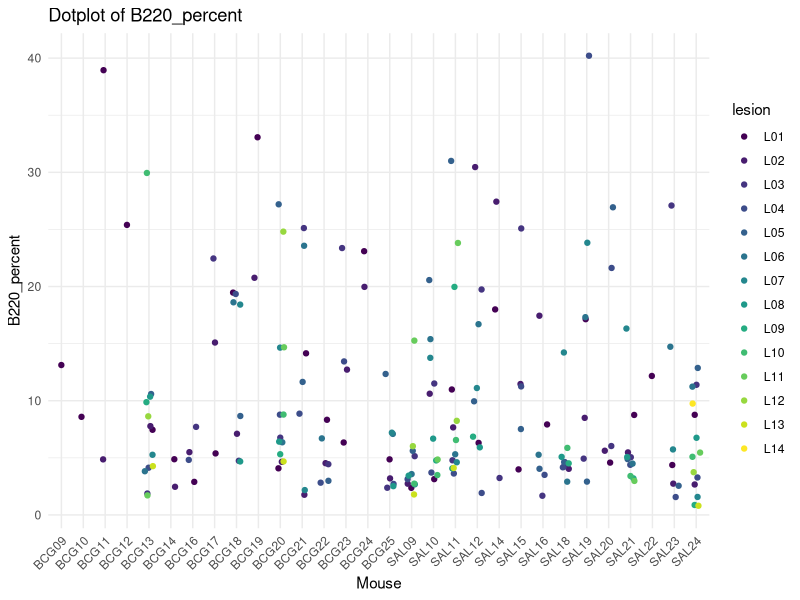
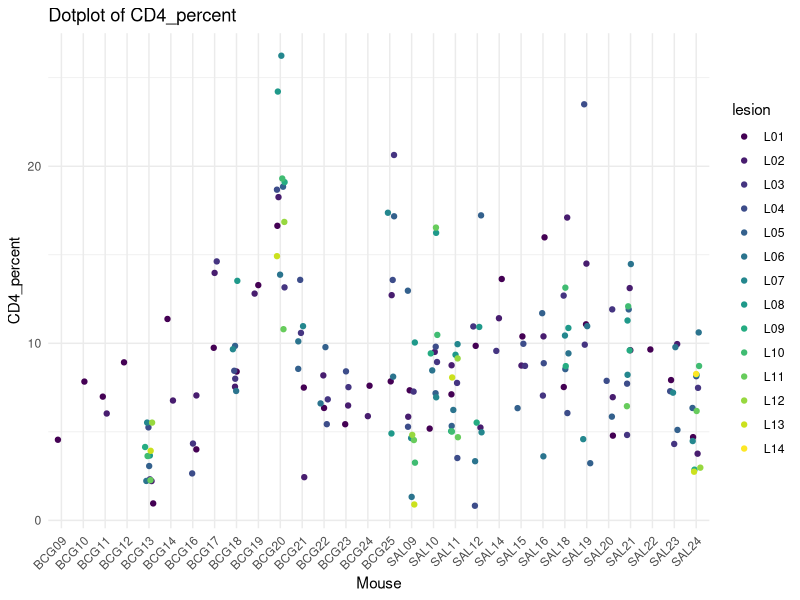
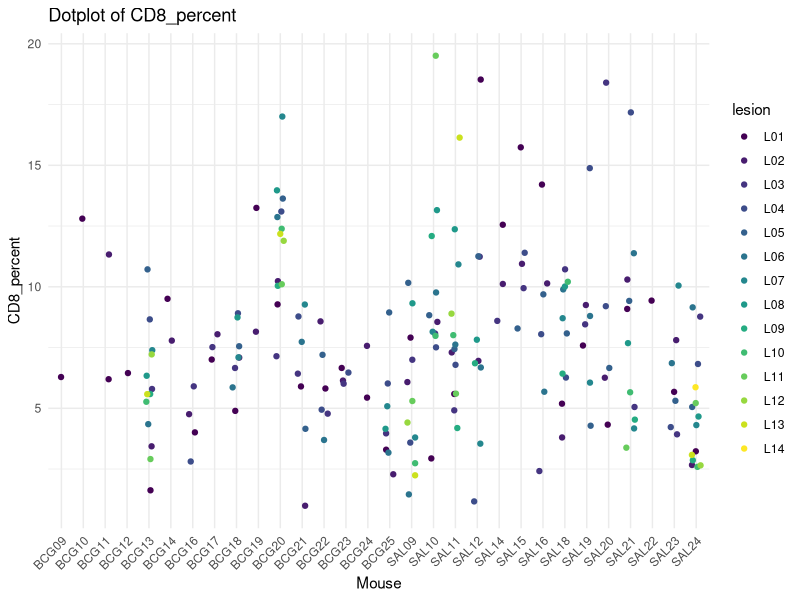
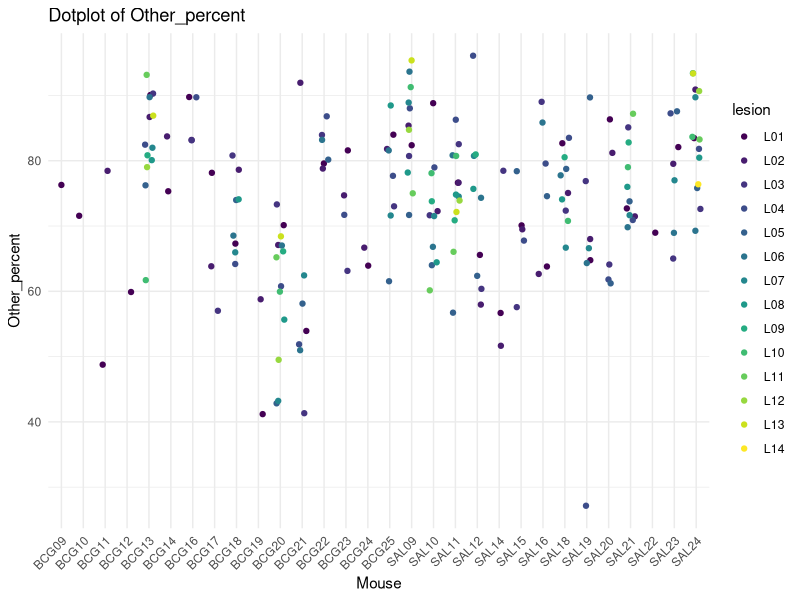
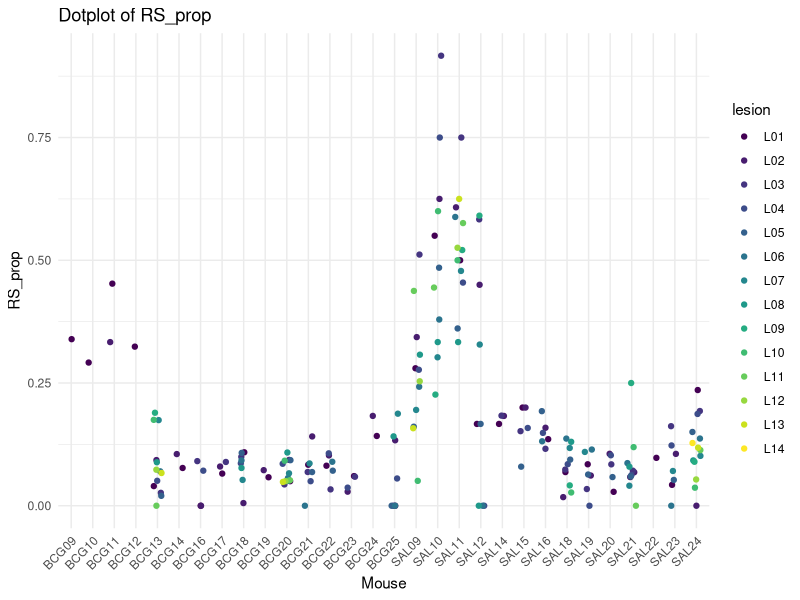
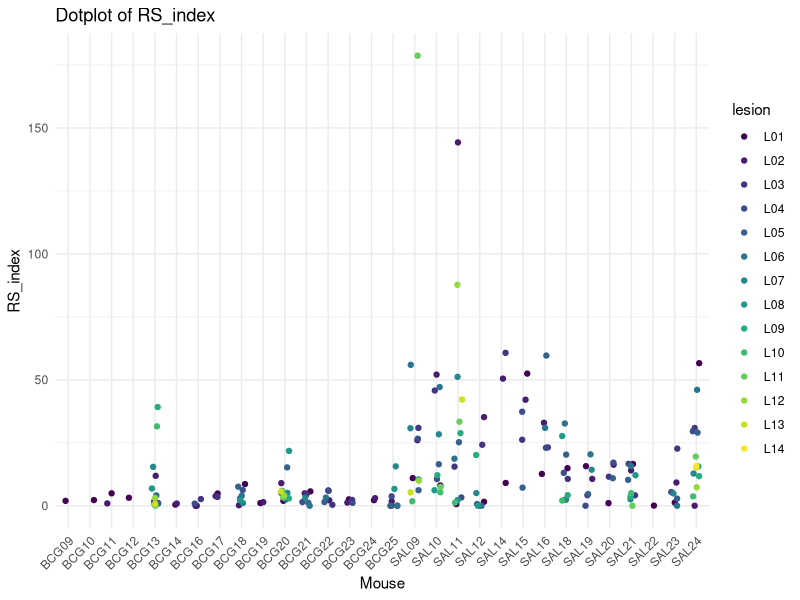
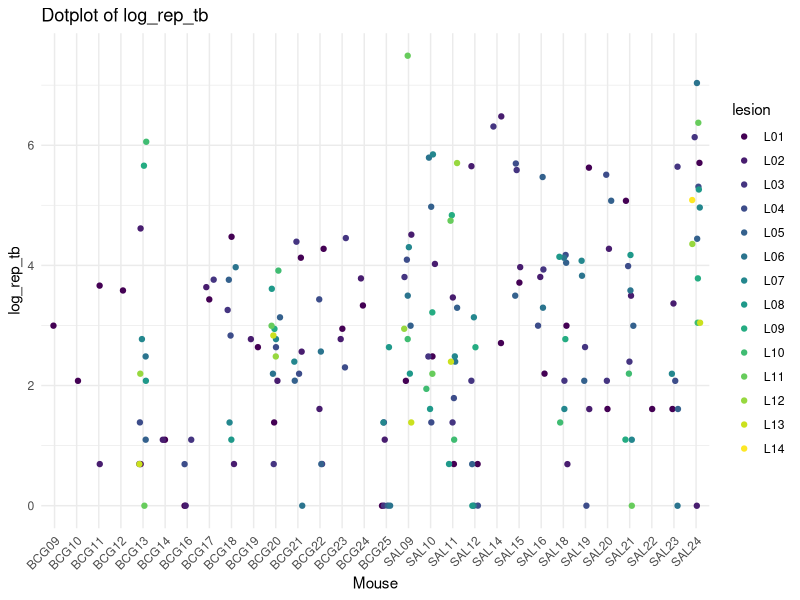
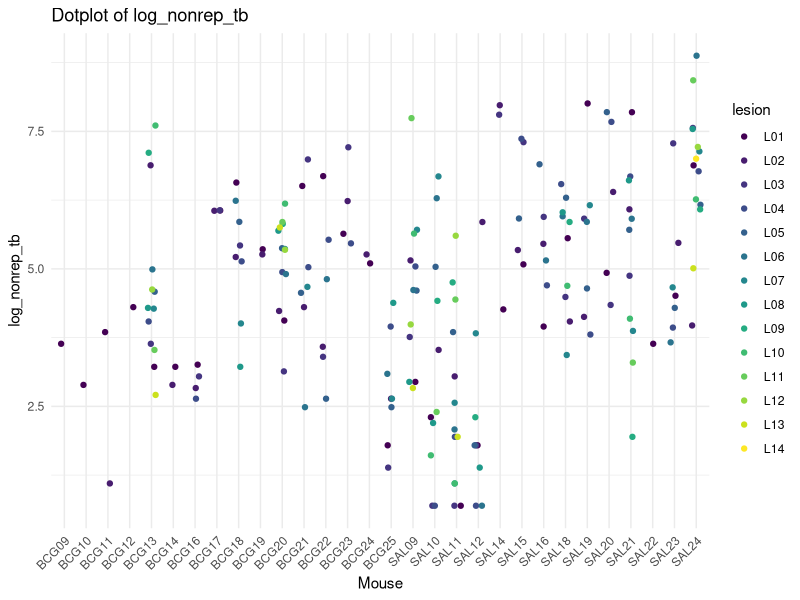

The R script that drew these images, in order:
## ---- chunk 1
knitr::opts_chunk$set(echo = TRUE)
## ---- chunk 2
library(MASS)
library(gridExtra)  
library(mnormt) 
library(lme4) 
library(knitr) 
library(kableExtra)
library(tidyverse)
library(ggplot2)
library(viridis)
## ---- chunk 3
granuloma_data <- read.csv("IHC_ISH_clean_data_WIP 1.csv")
## ---- chunk 4
# Fit Poisson GLMs with offset
glm_granuloma <- glm(rep_tb ~ CD4_count_500 + CD8_count_500 + B220_count_500 + Vaccination + Timepoint + offset(log(total_tb)), data = granuloma_data, family = quasipoisson())


summary(glm_granuloma)

# Coefficients from the model
coefficients <- c(Intercept = -2.70185,
                  CD4_count_500 = -0.19521,
                  CD8_count_500 = 0.22937,
                  B220_count_500 = 0.01623,
                  VaccinationSAL = 0.43675,
                  TimepointD56 = 0.79078)

# Function to calculate percentage change
percent_change <- function(coef) {
  (exp(coef) - 1) * 100
}

# Apply the function to all coefficients (excluding the intercept)
percent_changes <- sapply(coefficients[-1], percent_change)

# Output the percent changes
percent_changes
## ---- chunk 5
colnames(granuloma_data)

# Correlation matrix
cor(granuloma_data[, c("RS_prop", "CD4_count_500")])


cor(granuloma_data[, c("RS_prop", "CD8_count_500")])


cor(granuloma_data[, c("RS_prop", "B220_count_500")])
## ---- chunk 6
# Plot for B220_percent
ggplot(granuloma_data, aes(x = mouse, y = B220_percent, color = lesion)) +
  geom_jitter(width = 0.2) +
  ggtitle("Dotplot of B220_percent") +
  xlab("Mouse") +
  ylab("B220_percent") +
  scale_color_viridis_d() +
  theme_minimal() +
  theme(axis.text.x = element_text(angle = 45, hjust = 1))

# Plot for CD4_percent
ggplot(granuloma_data, aes(x = mouse, y = CD4_percent, color = lesion)) +
  geom_jitter(width = 0.2) +
  ggtitle("Dotplot of CD4_percent") +
  xlab("Mouse") +
  ylab("CD4_percent") +
  scale_color_viridis_d() +  
  theme_minimal() +
  theme(axis.text.x = element_text(angle = 45, hjust = 1))

# Plot for CD8_percent
ggplot(granuloma_data, aes(x = mouse, y = CD8_percent, color = lesion)) +
  geom_jitter(width = 0.2) +
  ggtitle("Dotplot of CD8_percent") +
  xlab("Mouse") +
  ylab("CD8_percent") +
  scale_color_viridis_d() +  
  theme_minimal() +
  theme(axis.text.x = element_text(angle = 45, hjust = 1))

# Plot for Other_percent
ggplot(granuloma_data, aes(x = mouse, y = Other_percent, color = lesion)) +
  geom_jitter(width = 0.2) +
  ggtitle("Dotplot of Other_percent") +
  xlab("Mouse") +
  ylab("Other_percent") +
  scale_color_viridis_d() + 
  theme_minimal() +
  theme(axis.text.x = element_text(angle = 45, hjust = 1))

# Plot for RS_prop
ggplot(granuloma_data, aes(x = mouse, y = RS_prop, color = lesion)) +
  geom_jitter(width = 0.2) +
  ggtitle("Dotplot of RS_prop") +
  xlab("Mouse") +
  ylab("RS_prop") +
  scale_color_viridis_d() +  
  theme_minimal() +
  theme(axis.text.x = element_text(angle = 45, hjust = 1))

# Plot for RS_index
ggplot(granuloma_data, aes(x = mouse, y = RS_index, color = lesion)) +
  geom_jitter(width = 0.2) +
  ggtitle("Dotplot of RS_index") +
  xlab("Mouse") +
  ylab("RS_index") +
  scale_color_viridis_d() + 
  theme_minimal() +
  theme(axis.text.x = element_text(angle = 45, hjust = 1))

# Plot for log_rep_tb
ggplot(granuloma_data, aes(x = mouse, y = log_rep_tb, color = lesion)) +
  geom_jitter(width = 0.2) +
  ggtitle("Dotplot of log_rep_tb") +
  xlab("Mouse") +
  ylab("log_rep_tb") +
  scale_color_viridis_d() + 
  theme_minimal() +
  theme(axis.text.x = element_text(angle = 45, hjust = 1))

# Plot for log_nonrep_tb
ggplot(granuloma_data, aes(x = mouse, y = log_nonrep_tb, color = lesion)) +
  geom_jitter(width = 0.2) +
  ggtitle("Dotplot of log_nonrep_tb") +
  xlab("Mouse") +
  ylab("log_nonrep_tb") +
  scale_color_viridis_d() + 
  theme_minimal() +
  theme(axis.text.x = element_text(angle = 45, hjust = 1))

# Plot for log_total_tb
ggplot(granuloma_data, aes(x = mouse, y = log_total_tb, color = lesion)) +
  geom_jitter(width = 0.2) +
  ggtitle("Dotplot of log_total_tb") +
  xlab("Mouse") +
  ylab("log_total_tb") +
  scale_color_viridis_d() + 
  theme_minimal() +
  theme(axis.text.x = element_text(angle = 45, hjust = 1))

# Plot for log_RS_index
ggplot(granuloma_data, aes(x = mouse, y = log_RS_index, color = lesion)) +
  geom_jitter(width = 0.2) +
  ggtitle("Dotplot of log_RS_index") +
  xlab("Mouse") +
  ylab("log_RS_index") +
  scale_color_viridis_d() +  
  theme_minimal() +
  theme(axis.text.x = element_text(angle = 45, hjust = 1))

# Plot for log_RS_prop
ggplot(granuloma_data, aes(x = mouse, y = log_RS_prop, color = lesion)) +
  geom_jitter(width = 0.2) +
  ggtitle("Dotplot of log_RS_prop") +
  xlab("Mouse") +
  ylab("log_RS_prop") +
  scale_color_viridis_d() +  
  theme_minimal() +
  theme(axis.text.x = element_text(angle = 45, hjust = 1))

ggplot(granuloma_data, aes(x = mouse, y = (rep_tb/total_tb), color = lesion)) +
  geom_jitter(width = 0.2) +
  ggtitle("Dotplot of Prop of Replicating Mtb") +
  xlab("Mouse") +
  ylab("Prop of Replicating Mtb") +
  scale_color_viridis_d() +  
  theme_minimal() +
  theme(axis.text.x = element_text(angle = 45, hjust = 1))

## ---- chunk 7
#GOOD
ggplot(granuloma_data, aes(x = Other_percent, y = (rep_tb/total_tb), color = lesion)) +
  geom_point() +
  facet_wrap(~ mouse) +
  ggtitle("Other_percent vs Prop of Replicating Mtb") +
  xlab("Other_percent") +
  ylab("Prop of Replicating TB") +
  scale_color_viridis_d() + 
  theme_minimal() +
  theme(axis.text.x = element_text(angle = 45, hjust = 1))


ggplot(granuloma_data, aes(x = B220_percent, y = (rep_tb/total_tb), color = lesion)) +
  geom_point() +
  facet_wrap(~ mouse) +
  ggtitle("B220_percent vs Prop of Replicating Mtb") +
  xlab("B220_percent") +
  ylab("Prop of Replicating TB") +
  scale_color_viridis_d() + 
  theme_minimal() +
  theme(axis.text.x = element_text(angle = 45, hjust = 1))

ggplot(granuloma_data, aes(x = CD8_percent, y = (rep_tb/total_tb), color = lesion)) +
  geom_point() +
  facet_wrap(~ mouse) +
  ggtitle("CD8_percent vs Prop of Replicating Mtb") +
  xlab("CD8_percent") +
  ylab("Prop of Replicating TB") +
  scale_color_viridis_d() + 
  theme_minimal() +
  theme(axis.text.x = element_text(angle = 45, hjust = 1))

ggplot(granuloma_data, aes(x = CD4_percent, y = (rep_tb/total_tb), color = lesion)) +
  geom_point() +
  facet_wrap(~ mouse) +
  ggtitle("CD4_percent vs Prop of Replicating Mtb") +
  xlab("CD4_percent") +
  ylab("Prop of Replicating TB") +
  scale_color_viridis_d() + 
  theme_minimal() +
  theme(axis.text.x = element_text(angle = 45, hjust = 1))
## ---- chunk 8
ggplot(granuloma_data, aes(x = CD8_percent, y = (rep_tb/total_tb), color = Vaccination)) +
  geom_point() +
  facet_wrap(~ Timepoint) +
  ggtitle("CD8_percent vs Prop of Replicating Mtb") +
  xlab("CD8_percent") +
  ylab("Prop of Replicating TB") +
  scale_color_viridis_d() + 
  theme_minimal() +
  theme(axis.text.x = element_text(angle = 45, hjust = 1))

ggplot(granuloma_data, aes(x = B220_percent, y = (rep_tb/total_tb), color = Vaccination)) +
  geom_point() +
  facet_wrap(~ Timepoint) +
  ggtitle("B220_percent vs Prop of Replicating Mtb") +
  xlab("B220_percent") +
  ylab("Prop of Replicating TB") +
  scale_color_viridis_d() + 
  theme_minimal() +
  theme(axis.text.x = element_text(angle = 45, hjust = 1))

ggplot(granuloma_data, aes(x = Other_percent, y = (rep_tb/total_tb), color = Vaccination)) +
  geom_point() +
  facet_wrap(~ Timepoint) +
  ggtitle("Other_percent vs Prop of Replicating Mtb") +
  xlab("Other_percent") +
  ylab("Prop of Replicating TB") +
  scale_color_viridis_d() + 
  theme_minimal() +
  theme(axis.text.x = element_text(angle = 45, hjust = 1))

ggplot(granuloma_data, aes(x = CD4_percent, y = (rep_tb/total_tb), color = Vaccination)) +
  geom_point() +
  facet_wrap(~ Timepoint) +
  ggtitle("CD4_percent vs Prop of Replicating Mtb") +
  xlab("CD4_percent") +
  ylab("Prop of Replicating TB") +
  scale_color_viridis_d() + 
  theme_minimal() +
  theme(axis.text.x = element_text(angle = 45, hjust = 1))
## ---- chunk 9
#GOOD

ggplot(granuloma_data, aes(x = CD4_percent, y = (rep_tb/total_tb), color = Vaccination)) +
  geom_point() +
  facet_wrap(~ mouse) +
  ggtitle("CD4_percent vs Prop of Replicating Mtb") +
  xlab("CD4_percent") +
  ylab("Prop of Replicating TB") +
  scale_color_viridis_d() + 
  theme_minimal() +
  theme(axis.text.x = element_text(angle = 45, hjust = 1))

ggplot(granuloma_data, aes(x = CD8_percent, y = (rep_tb/total_tb), color = Vaccination)) +
  geom_point() +
  facet_wrap(~ mouse) +
  ggtitle("CD8_percent vs Prop of Replicating Mtb") +
  xlab("CD8_percent") +
  ylab("Prop of Replicating TB") +
  scale_color_viridis_d() + 
  theme_minimal() +
  theme(axis.text.x = element_text(angle = 45, hjust = 1))

ggplot(granuloma_data, aes(x = B220_percent, y = (rep_tb/total_tb), color = Vaccination)) +
  geom_point() +
  facet_wrap(~ mouse) +
  ggtitle("B220_percent vs Prop of Replicating Mtb") +
  xlab("B220_percent") +
  ylab("Prop of Replicating TB") +
  scale_color_viridis_d() + 
  theme_minimal() +
  theme(axis.text.x = element_text(angle = 45, hjust = 1))

ggplot(granuloma_data, aes(x = Other_percent, y = (rep_tb/total_tb), color = Vaccination)) +
  geom_point() +
  facet_wrap(~ mouse) +
  ggtitle("Other_percent vs Prop of Replicating Mtb") +
  xlab("Other_percent") +
  ylab("Prop of Replicating TB") +
  scale_color_viridis_d() + 
  theme_minimal() +
  theme(axis.text.x = element_text(angle = 45, hjust = 1))
## ---- chunk 10
model_nested <- glmer(rep_tb ~ CD4_prop + (1 | mouse/lesion), data = granuloma_data, family = poisson())
model_nested <- glmer(rep_tb ~ CD4_prop + (1 | mouse) + (1 | mouse:lesion), data = granuloma_data, family = poisson()) # Same model as 1st
model_nested <- glmer(rep_tb ~ CD4_prop + Vaccination * Timepoint + (1 | mouse) + (1 | mouse:lesion), data = granuloma_data, family = poisson())


# # Fit the two models
# model1 <- glmer(rep_tb ~ CD4_prop + (1 | mouse/lesion), data = granuloma_data, family = poisson())
# model2 <- glmer(rep_tb ~ CD4_prop + (1 | mouse), data = granuloma_data, family = poisson())
# 
# # Perform the likelihood ratio test
# anova(model1, model2)

# Compute the dispersion statistic
dispersion_statistic <- sum(residuals(model_nested, type = "pearson")^2) / df.residual(model_nested)
dispersion_statistic


# Calculate Pearson residuals
pearson_residuals <- residuals(model_nested, type = "pearson")

# Compute the dispersion statistic
P_dispersion_statistic <- sum(pearson_residuals^2) / (nobs(model_nested) - length(fixef(model_nested)))

P_dispersion_statistic
## ---- chunk 11

granuloma_data <- granuloma_data %>%
  mutate(unique_lesion = rownames(granuloma_data))
# # 
# # model_nested_offset <- glmer(rep_tb ~ CD4_prop + (1 | mouse/unique_lesion) + offset(log(total_tb)), data = granuloma_data, family = poisson())
# 
# # model_nested_offset <- glmer(rep_tb ~ CD4_prop + (1 | mouse) + offset(log(total_tb)), data = granuloma_data, family = poisson())
# # 
# model_nested_offset <- glmer(rep_tb ~ CD4_prop + Vaccination * Timepoint + (1 | mouse) + (1 | mouse:unique_lesion) + offset(log(total_tb)), data = granuloma_data, family = poisson())
# 
# summary(model_nested_offset)
# 
# 
# # Compute the dispersion statistic
# dispersion_statistic <- sum(residuals(model_nested_offset , type = "pearson")^2) / df.residual(model_nested_offset )
# dispersion_statistic
# 
# # Calculate Pearson residuals
# pearson_residuals <- residuals(model_nested_offset, type = "pearson")
# 
# # Compute the dispersion statistic
# P_dispersion_statistic <- sum(pearson_residuals^2) / (nobs(model_nested_offset) - length(fixef(model_nested_offset)))
# 
# P_dispersion_statistic
## ---- chunk 12
# model_mouse <- glmer(rep_tb ~ CD4_prop + Vaccination * Timepoint + (1 | mouse), data = granuloma_data, family = poisson())
# 
# 
# summary(model_mouse)
# 
# 
# # Compute the dispersion statistic
# dispersion_statistic <- sum(residuals(model_mouse, type = "pearson")^2) / df.residual(model_mouse)
# dispersion_statistic
# 
# # Calculate Pearson residuals
# pearson_residuals <- residuals(model_mouse, type = "pearson")
# 
# # Compute the dispersion statistic
# P_dispersion_statistic <- sum(pearson_residuals^2) / (nobs(model_mouse) - length(fixef(model_mouse)))
# 
# P_dispersion_statistic
## ---- chunk 13
# # Fitting the model with the offset
# model_mouse_offset <- glmer(rep_tb ~ CD4_prop + Vaccination * Timepoint + (1 | mouse) + offset(log(total_tb)), 
#                            data = granuloma_data, 
#                            family = poisson())
# 
# # Summary of the model
# summary(model_mouse_offset)
# 
# 
# dispersion_statistic <- sum(residuals(model_mouse_offset, type = "pearson")^2) / df.residual(model_mouse_offset)
# dispersion_statistic
# 
# # Calculate Pearson residuals
# pearson_residuals <- residuals(model_mouse_offset, type = "pearson")
# 
# # Compute the dispersion statistic
# P_dispersion_statistic <- sum(pearson_residuals^2) / (nobs(model_mouse_offset) - length(fixef(model_mouse_offset)))
# 
# P_dispersion_statistic
## ---- chunk 14
# Fit the negative binomial model
# #model_nb <- glmer.nb(rep_tb ~ CD4_prop + Vaccination * Timepoint + (1 | mouse) + offset(log(total_tb)), data = granuloma_data)
# # Summary of the model
# summary(model_nb)
# 
# dispersion_statistic <- sum(residuals(model_nb, type = "pearson")^2) / df.residual(model_nb)
# dispersion_statistic
# 
# # Calculate Pearson residuals
# pearson_residuals <- residuals(model_nb, type = "pearson")
# 
# # Compute the dispersion statistic
# P_dispersion_statistic <- sum(pearson_residuals^2) / (nobs(model_nb) - length(fixef(model_nb)))
# 
# P_dispersion_statistic

#https://stackoverflow.com/questions/77564725/nesting-a-random-factor-in-glmm
#https://stats.stackexchange.com/questions/228800/crossed-vs-nested-random-effects-how-do-they-differ-and-how-are-they-specified
## ---- chunk 15
# nb <- glmer.nb(rep_tb ~ CD4_count_500 + CD8_count_500 + B220_count_500 + Vaccination + Timepoint + (1 | mouse/unique_lesion) + offset(log(total_tb)), data = granuloma_data)
# 
# summary(nb)


model_mouse_offset <- glmer(rep_tb ~ CD4_count_500 + CD8_count_500 + B220_count_500 + 
                              Vaccination + Timepoint + (1 | mouse) + offset(log(total_tb)) + (1 | unique_lesion), 
                            data = granuloma_data, family = poisson())


summary(model_mouse_offset)

# Coefficients from Poisson regression
coefficients <- c(Intercept = -2.75987,
                  CD4_count_500 = -0.09134,
                  CD8_count_500 = 0.06960,
                  B220_count_500 = 0.04841,
                  VaccinationSAL = 0.28365,
                  TimepointD56 = 0.96559)

# Function to calculate percentage change from rate ratio (similar to odds ratio)
percent_change <- function(coef) {
  (exp(coef) - 1) * 100
}

# Apply the function to all coefficients (excluding the intercept)
percent_changes <- sapply(coefficients[-1], percent_change)

# Output the percent changes/outcome rate change. this is like percent change in odds from odds ratios calculated from estimated coefficients
percent_changes

mouse_model_offset_df <- as.data.frame(percent_changes)
colnames(mouse_model_offset_df)[1] <- "test"

mouse_model_offset_df  <- rownames_to_column(mouse_model_offset_df , var = "Cell Subset")
